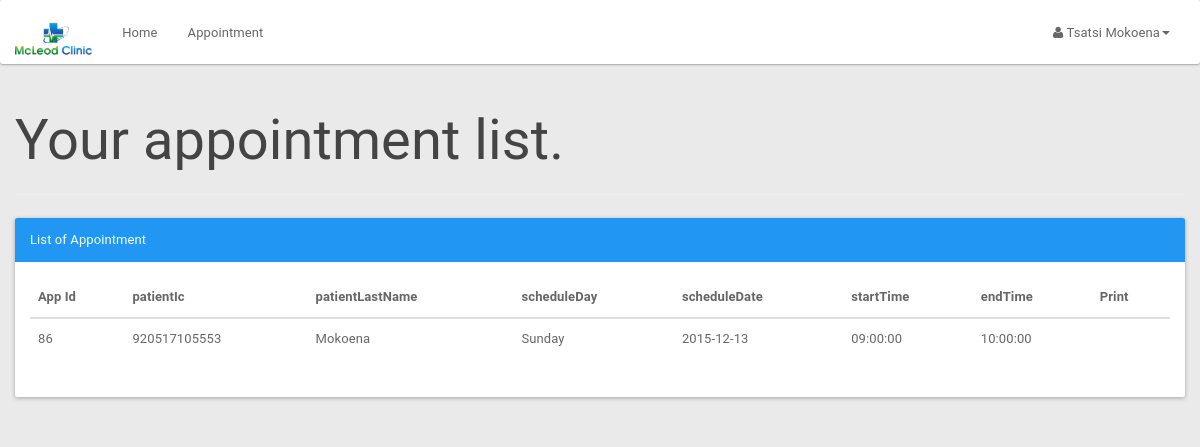
Page /patient/patientapplist.php (signed in) on the committed database.
### tables this page shows
CREATE TABLE IF NOT EXISTS `appointment` (
`appId` int(3) NOT NULL,
  `patientIc` bigint(12) NOT NULL,
  `scheduleId` int(10) NOT NULL,
  `appSymptom` varchar(100) NOT NULL,
  `appComment` varchar(100) NOT NULL,
  `status` varchar(10) NOT NULL DEFAULT 'process'
);

CREATE TABLE IF NOT EXISTS `patient` (
  `icPatient` bigint(12) NOT NULL,
  `password` varchar(20) NOT NULL,
  `patientFirstName` varchar(20) NOT NULL,
  `patientLastName` varchar(20) NOT NULL,
  `patientMaritialStatus` varchar(10) NOT NULL,
  `patientDOB` date NOT NULL,
  `patientGender` varchar(10) NOT NULL,
  `patientAddress` varchar(100) NOT NULL,
  `patientPhone` varchar(15) NOT NULL,
  `patientEmail` varchar(100) NOT NULL
);

CREATE TABLE IF NOT EXISTS `doctorschedule` (
`scheduleId` int(11) NOT NULL,
  `scheduleDate` date NOT NULL,
  `scheduleDay` varchar(15) NOT NULL,
  `startTime` time NOT NULL,
  `endTime` time NOT NULL,
  `bookAvail` varchar(10) NOT NULL
);

### patient/patientapplist.php (the view, shortened to what this page needs)
<?php
include_once '../assets/conn/dbconnect.php';
$session=$_SESSION[ 'patientSession'];
$res=mysqli_query($con, "SELECT a.*, b.*,c.* FROM patient a
	JOIN appointment b
		On a.icPatient = b.patientIc
	JOIN doctorschedule c
		On b.scheduleId=c.scheduleId
	WHERE b.patientIc ='$session'");
	$userRow=mysqli_fetch_array($res);
?>
<!DOCTYPE html>
<html>
	<head>
		<link href="assets/css/material.css" rel="stylesheet">
		<link href="assets/css/default/style.css" rel="stylesheet">
		<link href="assets/css/default/blocks.css" rcel="stylesheet">
		<link rel="stylesheet" href="assets/font-awesome/css/font-awesome.min.css" />
	</head>
	<body>
		<nav class="navbar navbar-default " role="navigation">
			<div class="container-fluid">
				<div class="navbar-header">
					<a class="navbar-brand" href="patient.php"><img alt="Brand" src="assets/img/logo.png" height="40px"></a>
				</div>
				<div class="collapse navbar-collapse" id="bs-example-navbar-collapse-1">
					<ul class="nav navbar-nav">
						<ul class="nav navbar-nav">
							<li><a href="patient.php">Home</a></li>
							<li><a href="patientapplist.php?patientId=<?php echo $userRow['icPatient']; ?>">Appointment</a></li>
						</ul>
					</ul>
					<ul class="nav navbar-nav navbar-right">
						<li class="dropdown">
							<a href="#" class="dropdown-toggle" data-toggle="dropdown"><i class="fa fa-user"></i> <?php echo $userRow['patientFirstName']; ?> <?php echo $userRow['patientLastName']; ?><b class="caret"></b></a>
						</li>
					</ul>
				</div>
			</div>
		</nav>
<?php
echo "<div class='container'>";
echo "<div class='row'>";
echo "<div class='page-header'>";
echo "<h1>Your appointment list. </h1>";
echo "</div>";
echo "<div class='panel panel-primary'>";
echo "<div class='panel-heading'>List of Appointment</div>";
echo "<div class='panel-body'>";
echo "<table class='table table-hover'>";
echo "<thead>";
echo "<tr>";
echo "<th>App Id</th>";
echo "<th>patientIc </th>";
echo "<th>patientLastName </th>";
echo "<th>scheduleDay </th>";
echo "<th>scheduleDate </th>";
echo "<th>startTime </th>";
echo "<th>endTime </th>";
echo "<th>Print </th>";
echo "</tr>";
echo "</thead>";
$res = mysqli_query($con, "SELECT a.*, b.*,c.*
		FROM patient a
		JOIN appointment b
		On a.icPatient = b.patientIc
		JOIN doctorschedule c
		On b.scheduleId=c.scheduleId
		WHERE b.patientIc ='$session'");
while ($userRow = mysqli_fetch_array($res)) {
echo "<tbody>";
echo "<tr>";
echo "<td>" . $userRow['appId'] . "</td>";
echo "<td>" . $userRow['patientIc'] . "</td>";
echo "<td>" . $userRow['patientLastName'] . "</td>";
echo "<td>" . $userRow['scheduleDay'] . "</td>";
echo "<td>" . $userRow['scheduleDate'] . "</td>";
echo "<td>" . $userRow['startTime'] . "</td>";
echo "<td>" . $userRow['endTime'] . "</td>";
echo "<td><a href='invoice.php?appid=".$userRow['appId']."' target='_blank'><span class='glyphicon glyphicon-print' aria-hidden='true'></span></a> </td>";
}
echo "</tr>";
echo "</tbody>";
echo "</table>";
?>
	</div>
</div>
</div>
</div>
</body>
</html>

### patient/assets/css/default/style.css (style rules this page uses)
body { background-color: #EAEAEA !important; }
.navbar-default .navbar-brand { color:#fff; font-size:30px; font-weight:bold; }
.navbar { margin-bottom: 0px !important; }

### rows in the picture
appointment: patientIc.patientFirstName "Tsatsi", patientIc.patientLastName "Mokoena", appId "86", patientIc "920517105553", scheduleId.scheduleDay "Sunday", scheduleId.scheduleDate "2015-12-13", scheduleId.startTime "09:00:00", scheduleId.endTime "10:00:00"
